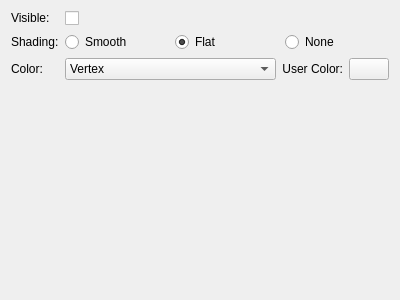
<?xml version="1.0" encoding="UTF-8"?>
<ui version="4.0">
 <class>vcl::qt::SurfaceFrame</class>
 <widget class="QFrame" name="vcl::qt::SurfaceFrame">
  <property name="geometry">
   <rect>
    <x>0</x>
    <y>0</y>
    <width>400</width>
    <height>300</height>
   </rect>
  </property>
  <property name="windowTitle">
   <string>Frame</string>
  </property>
  <layout class="QGridLayout" name="gridLayout">
   <item row="0" column="0">
    <widget class="QLabel" name="label">
     <property name="sizePolicy">
      <sizepolicy hsizetype="Fixed" vsizetype="Fixed">
       <horstretch>0</horstretch>
       <verstretch>0</verstretch>
      </sizepolicy>
     </property>
     <property name="text">
      <string>Visible:</string>
     </property>
    </widget>
   </item>
   <item row="3" column="1" colspan="3">
    <layout class="QHBoxLayout" name="horizontalLayout">
     <item>
      <widget class="QComboBox" name="colorComboBox">
       <property name="sizePolicy">
        <sizepolicy hsizetype="MinimumExpanding" vsizetype="Fixed">
         <horstretch>0</horstretch>
         <verstretch>0</verstretch>
        </sizepolicy>
       </property>
       <item>
        <property name="text">
         <string>Vertex</string>
        </property>
       </item>
       <item>
        <property name="text">
         <string>Face</string>
        </property>
       </item>
       <item>
        <property name="text">
         <string>Mesh</string>
        </property>
       </item>
       <item>
        <property name="text">
         <string>Vertex TexCoords</string>
        </property>
       </item>
       <item>
        <property name="text">
         <string>Wedge TexCoords</string>
        </property>
       </item>
       <item>
        <property name="text">
         <string>User</string>
        </property>
       </item>
      </widget>
     </item>
     <item>
      <widget class="QFrame" name="userColorFrame">
       <property name="frameShape">
        <enum>QFrame::NoFrame</enum>
       </property>
       <property name="frameShadow">
        <enum>QFrame::Plain</enum>
       </property>
       <layout class="QHBoxLayout" name="horizontalLayout_2">
        <property name="leftMargin">
         <number>0</number>
        </property>
        <property name="topMargin">
         <number>0</number>
        </property>
        <property name="rightMargin">
         <number>0</number>
        </property>
        <property name="bottomMargin">
         <number>0</number>
        </property>
        <item>
         <widget class="QLabel" name="label_6">
          <property name="layoutDirection">
           <enum>Qt::LeftToRight</enum>
          </property>
          <property name="text">
           <string>User Color:</string>
          </property>
          <property name="alignment">
           <set>Qt::AlignRight|Qt::AlignTrailing|Qt::AlignVCenter</set>
          </property>
         </widget>
        </item>
        <item>
         <widget class="QPushButton" name="colorDialogPushButton">
          <property name="text">
           <string/>
          </property>
         </widget>
        </item>
       </layout>
      </widget>
     </item>
    </layout>
   </item>
   <item row="2" column="0">
    <widget class="QLabel" name="label_3">
     <property name="sizePolicy">
      <sizepolicy hsizetype="Fixed" vsizetype="Fixed">
       <horstretch>0</horstretch>
       <verstretch>0</verstretch>
      </sizepolicy>
     </property>
     <property name="text">
      <string>Shading:</string>
     </property>
    </widget>
   </item>
   <item row="2" column="2">
    <widget class="QRadioButton" name="shadingFlatRadioButton">
     <property name="text">
      <string>Flat</string>
     </property>
     <property name="checked">
      <bool>true</bool>
     </property>
     <attribute name="buttonGroup">
      <string notr="true">shadingButtonGroup</string>
     </attribute>
    </widget>
   </item>
   <item row="2" column="1">
    <widget class="QRadioButton" name="shadingSmoothRadioButton">
     <property name="text">
      <string>Smooth</string>
     </property>
     <attribute name="buttonGroup">
      <string notr="true">shadingButtonGroup</string>
     </attribute>
    </widget>
   </item>
   <item row="0" column="1" colspan="2">
    <widget class="QCheckBox" name="visibilityCheckBox">
     <property name="text">
      <string/>
     </property>
    </widget>
   </item>
   <item row="2" column="3">
    <widget class="QRadioButton" name="shadingNoneRadioButton">
     <property name="text">
      <string>None</string>
     </property>
     <attribute name="buttonGroup">
      <string notr="true">shadingButtonGroup</string>
     </attribute>
    </widget>
   </item>
   <item row="3" column="0">
    <widget class="QLabel" name="label_4">
     <property name="sizePolicy">
      <sizepolicy hsizetype="Fixed" vsizetype="Fixed">
       <horstretch>0</horstretch>
       <verstretch>0</verstretch>
      </sizepolicy>
     </property>
     <property name="text">
      <string>Color:</string>
     </property>
    </widget>
   </item>
   <item row="4" column="0">
    <spacer name="verticalSpacer">
     <property name="orientation">
      <enum>Qt::Vertical</enum>
     </property>
     <property name="sizeHint" stdset="0">
      <size>
       <width>20</width>
       <height>40</height>
      </size>
     </property>
    </spacer>
   </item>
  </layout>
 </widget>
 <resources/>
 <connections/>
 <slots>
  <slot>onVisbililityChanged()</slot>
 </slots>
 <buttongroups>
  <buttongroup name="shadingButtonGroup"/>
 </buttongroups>
</ui>
